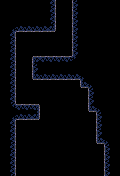

Tiled map render using the project's own tile images. Description and the map definition, with tile-layer contents summarised, below:
An orthogonal 15x22 tile map with 8x8 px tiles, 1 tile layer (Tiles) and 3 objects (3x entity).

<map version="1.10" orientation="orthogonal" renderorder="right-down" width="15" height="22" tilewidth="8" tileheight="8" infinite="0">
 <tileset firstgid="1" source="tileset.tsx" />
 <layer id="1" name="Tiles" width="15" height="22">
  <data>[330 cells, 182 non-empty, 5 distinct tile ids]</data>
 </layer>
 <objectgroup id="2" name="Objects">
  <object id="1" name="red_orb" type="entity" x="40" y="40" width="8" height="8" />
  <object id="17" name="water_tank" type="entity" x="24" y="96" width="8" height="8" />
  <object id="16" name="player" type="entity" x="64" y="24" width="8" height="8" />
 </objectgroup>
</map>
